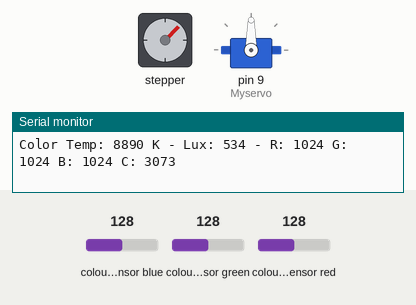
This sketch was run on a simulated Arduino Uno, built with avr-gcc and run on an emulated ATmega328P. Shown: stepper motor, servo, the last lines printed to the serial monitor. Wiring (inferred from the names in the program): stepper motor driver (8 steps per turn assumed): step pin 3; direction pin 2. The test bench sets the inputs (shaded band); at power-on: colour sensor blue 128, colour sensor green 128, colour sensor red 128.

Above: at 3.9 s.
4.0 s: colour sensor blue set to 131
At 9.0 s:
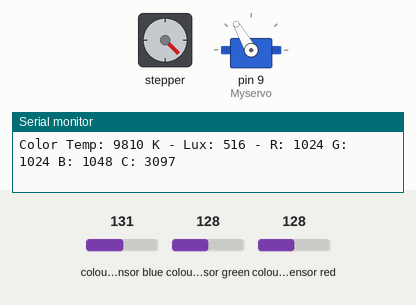
11.7 s: colour sensor green set to 135
At 15.4 s:
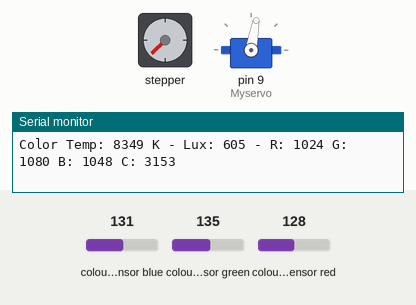
19.5 s: colour sensor red set to 133
24.6 s: colour sensor red set to 138
At 30.0 s:
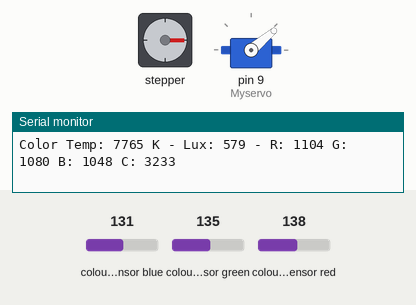
32.4 s: colour sensor green set to 191
At 36.4 s:
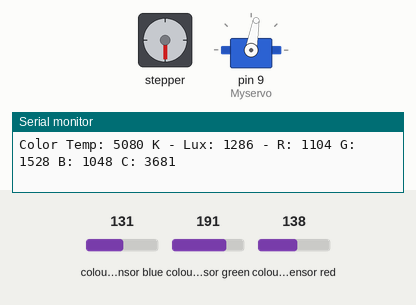
39.2 s: colour sensor blue set to 250
At 42.8 s:
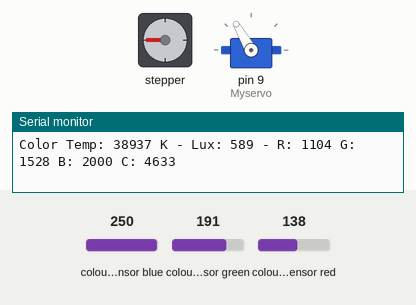
Timing chart, 0 to 54.5 s (numbered marks = the images above; inputs shaded):
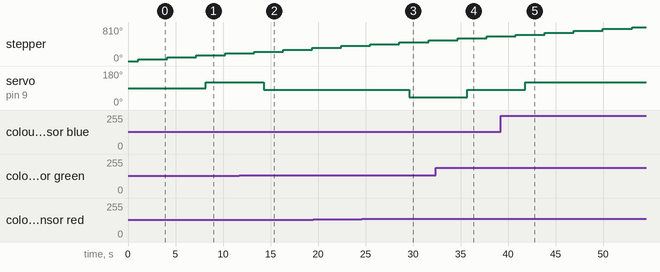

The sketch:

Bachleors.ino
```cpp
#include <Wire.h>
#include "Adafruit_TCS34725.h"
#include<Servo.h>
#define dirPin 2
#define stepPin 3
#define stepsPerRevolution 8

Servo Myservo;
int pos;
int motorinit;

/* Инициализиране на сензора със специфично време и стойности */
Adafruit_TCS34725 tcs = Adafruit_TCS34725(TCS34725_INTEGRATIONTIME_700MS, TCS34725_GAIN_1X);

void setup()
{
  //Задаване режима на пиновете
  Myservo.attach(9);
  pinMode(stepPin, OUTPUT);
  pinMode(dirPin, OUTPUT);

  //Проверка за сензора
  Serial.begin(9600);
  if (tcs.begin())
    {
    Serial.println("Found sensor");
    } else
      {
        Serial.println("No TCS34725 found ... check your connections");
        while (1);
        delay(100);
      }
}

//Иницилизация на алгоритама
void initialization()
{
   // Задаваме посока на въртене
   digitalWrite(dirPin, HIGH);
   // Стъпковият мотор прави 3 стъпки
   for (int motorinit = 0; motorinit < 3; motorinit++)
   {
     digitalWrite(stepPin, HIGH);
     delayMicroseconds(2000);
     digitalWrite(stepPin, LOW);
     delayMicroseconds(2000);
   }
}

void loop()
{
   //Снемаме стойностите на сензора
   uint16_t r, g, b, c, colorTemp, lux;
   tcs.getRawData(&r, &g, &b, &c);
   colorTemp = tcs.calculateColorTemperature(r, g, b);
   lux = tcs.calculateLux(r, g, b);
   //Следващата част от кода е за оператор да може да провери дали сезора работи правилно
   Serial.print("Color Temp: "); Serial.print(colorTemp, DEC); Serial.print(" K - ");
   Serial.print("Lux: "); Serial.print(lux, DEC); Serial.print(" - ");
   Serial.print("R: "); Serial.print(r, DEC); Serial.print(" ");
   Serial.print("G: "); Serial.print(g, DEC); Serial.print(" ");
   Serial.print("B: "); Serial.print(b, DEC); Serial.print(" ");
   Serial.print("C: "); Serial.print(c, DEC); Serial.print(" ");
   Serial.println(" ");
   delay(1000);

   //Мотора прави 1 стъпка
   digitalWrite(dirPin, HIGH);
   digitalWrite(stepPin, HIGH);
   delayMicroseconds(2000);
   digitalWrite(stepPin, LOW);
   delayMicroseconds(2000);
   delay(1000);

   //В зависимост от стойностите снимани от сензора завъртаме сервото
   if (r > g && r > b)
   {
      pos=40;
      Myservo.write(pos);
   }
   else if (g > r && g > b)
   {
      pos=80;
      Myservo.write(pos);
   }
   else if (b > g && b > r)
   {
      pos=120;
      Myservo.write(pos);
   }
   delay(1000);
}
```

Measured:
- the behaviour switches between 128 and 129 on colour sensor blue (found by bisection; images 0 and 1)
- the behaviour switches between 131 and 132 on colour sensor green (found by bisection; images 1 and 2)
- the behaviour switches between 135 and 136 on colour sensor red (found by bisection; images 2 and 3)
- after the input at 4.0 s, servo on pin 9 (Myservo): 90° → 120° after 4.2 s
- after the input at 11.7 s, servo on pin 9 (Myservo): 120° → 80° after 2.6 s
- after the input at 24.6 s, servo on pin 9 (Myservo): 80° → 40° after 5.0 s
- after the input at 32.4 s, servo on pin 9 (Myservo): 40° → 80° after 3.3 s
- after the input at 39.2 s, servo on pin 9 (Myservo): 80° → 120° after 2.6 s
